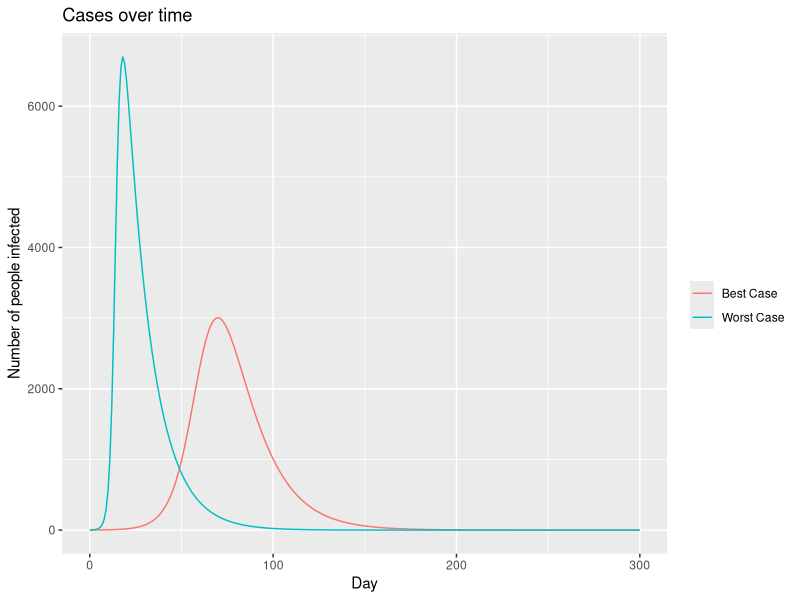

Source code (R):
#Set up and load packages
library(deSolve)
library(ggplot2)
library(dplyr)

#################
#Question 1     #
#################

#start by defining the basic SIR model function
BasicSIR <- function(t, state, params) {
  with(as.list(c(state, params)),{ 
    N = S + I + R #define N (total population size)
    
    #SIR model equations from slides - rates of change in and out of each compartment 
    dS <- -beta*S*I/N
    dI <- beta*S*I/N - gamma*I
    dR <- gamma*I
    
    #add a 4th state to track cumulative cases over time
    dC <- beta*S*I/N
    
    #return the rates of change as a list - IMPORTANT: must be same order as "state"
    list(c(dS, dI, dR, dC)) 
  })
}
# Define parameters and starting compartment sizes
# from the prompt, gamma = 1/2 weeks - but we need to estimate beta
gamma <- 1/14
R0_bounds <- c(3, 10)
beta_bounds <- gamma*R0_bounds
print(beta_bounds)

#################
#Question 2     #
#################

#run this model using best and worst case beta values
state <- c(S = 10000-1, #population of 10,000, 1 person starts of infected
           I = 1, 
           R = 0,
           C = 0 #track cumulative number of infections
)
T_end <- 300 #run model for 300 time steps (e.g. days)
times <- seq(0, T_end, by = 1) #runs the model for 300 time steps (e.g. days), and computes output at each time step 
params <- c(gamma=gamma)

#Run with lower beta (R0=3)
params['beta'] <- beta_bounds[1]
out_best <- data.frame(ode(y = state, times = times, func = BasicSIR, parms = params))
#Run with higher beta (R0=10)
params['beta'] <- beta_bounds[2]
out_worst <- data.frame(ode(y = state, times = times, func = BasicSIR, parms = params))

#ANSWER TO 2A
print(paste("Best case:", round(out_best[T_end+1, 'C']), "cumulative cases"))
print(paste("Worst case:", round(out_worst[T_end+1, 'C']), "cumulative cases"))

#ANSWER TO 2B
print(paste("Best case epidemic peak occurs at", out_best[which.max(out_best[,"I"]),"time"], "days, with",
            round(max(out_best[,"I"])), "cases."))
print(paste("Worst case epidemic peak occurs at", out_worst[which.max(out_worst[,"I"]),"time"], "days, with",
            round(max(out_worst[,"I"])), "cases."))

#we can also plot trajectories over time
ggplot() + 
  geom_line(data=out_best, aes(x=time, y=I, color="Best Case")) +
  geom_line(data=out_worst, aes(x=time, y=I, color="Worst Case")) +
  labs(x="Day", y="Number of people infected", color="") +
  ggtitle("Cases over time")
